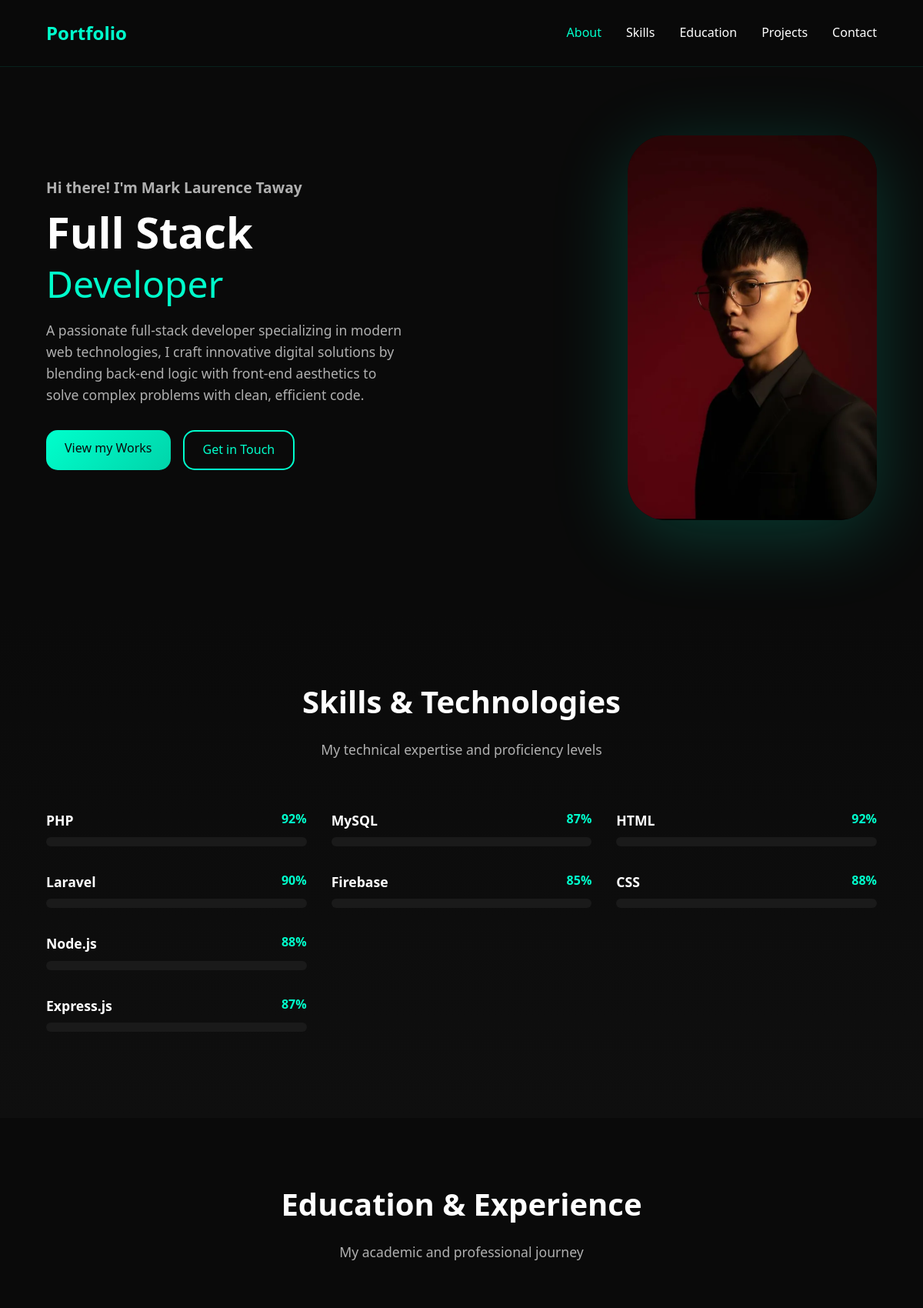
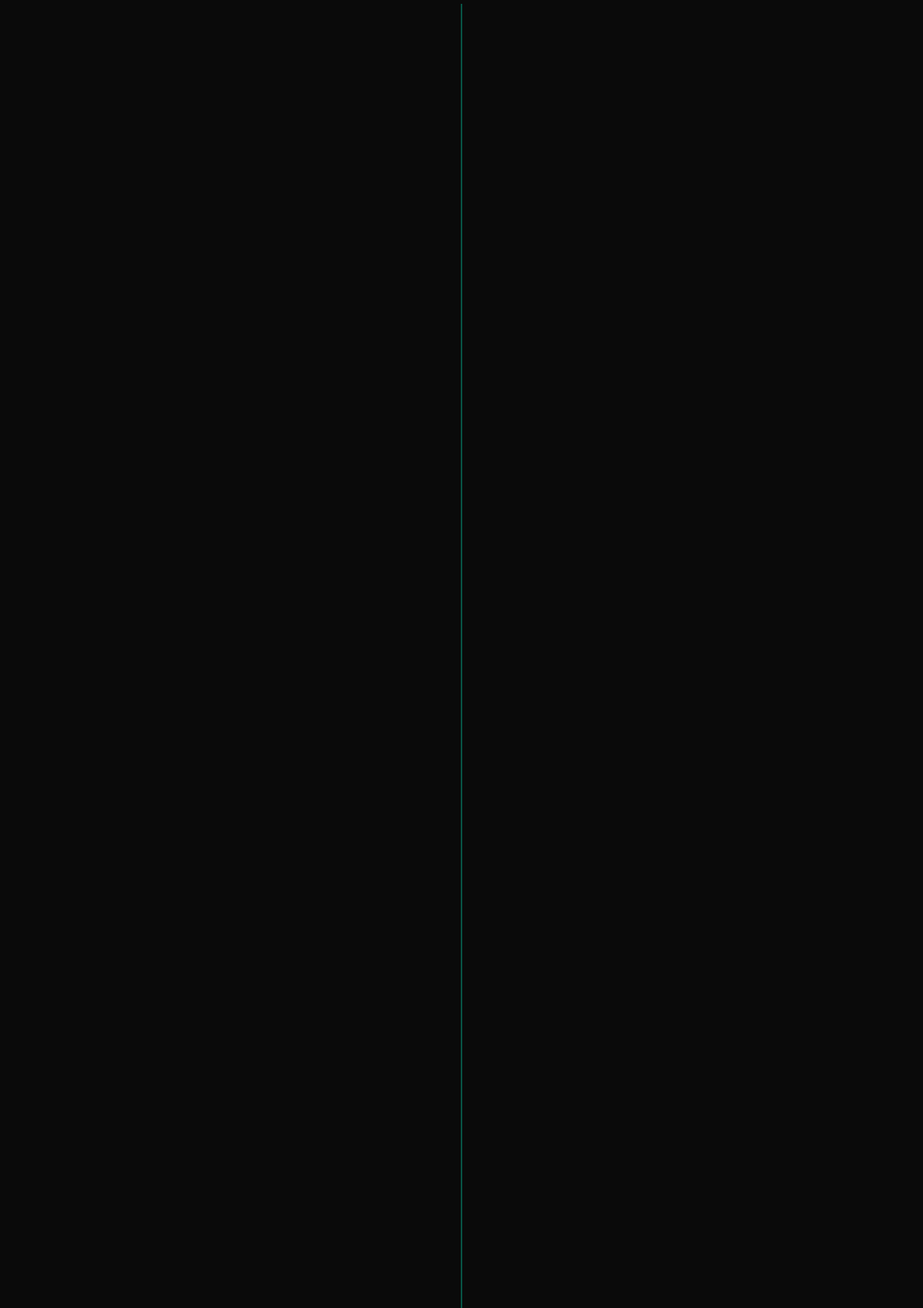
The page / (upper part) on the database its author committed (2 pictures, top to bottom).
### tables this page shows
CREATE TABLE `personal_info` (
  `id` int(11) NOT NULL,
  `full_name` varchar(100) NOT NULL,
  `email` varchar(100) NOT NULL,
  `phone` varchar(20) DEFAULT NULL,
  `address` text DEFAULT NULL,
  `bio` text DEFAULT NULL,
  `profile_image` varchar(255) DEFAULT NULL,
  `github_url` varchar(255) DEFAULT NULL,
  `linkedin_url` varchar(255) DEFAULT NULL,
  `created_at` timestamp NOT NULL DEFAULT current_timestamp(),
  `updated_at` timestamp NOT NULL DEFAULT current_timestamp() ON UPDATE current_timestamp()
);

CREATE TABLE `skills` (
  `id` int(11) NOT NULL,
  `skill_name` varchar(100) NOT NULL,
  `proficiency` int(11) NOT NULL CHECK (`proficiency` >= 1 and `proficiency` <= 100),
  `category` varchar(50) DEFAULT NULL,
  `created_at` timestamp NOT NULL DEFAULT current_timestamp(),
  `updated_at` timestamp NOT NULL DEFAULT current_timestamp() ON UPDATE current_timestamp()
);

### index.php (the view, shortened to what this page needs)
<?php
require_once 'db_connect.php';
$personal_info_query = "SELECT * FROM personal_info LIMIT 1";
$personal_info_result = $conn->query($personal_info_query);
$personal_info = $personal_info_result->fetch_assoc();
$skills_query = "SELECT * FROM skills ORDER BY category, proficiency DESC";
$skills_result = $conn->query($skills_query);
$skills_by_category = [];
while ($skill = $skills_result->fetch_assoc()) {
    $category = $skill['category'] ?: 'Other';
    if (!isset($skills_by_category[$category])) {
        $skills_by_category[$category] = [];
    }
    $skills_by_category[$category][] = $skill;
}
?>
<!DOCTYPE html>
<html lang="en">
<head>
    <link rel="stylesheet" href="style.css">
</head>
<body>
    <nav>
        <div class="container">
            <div class="logo">Portfolio</div>
            <ul class="nav-links">
                <li><a href="#about" class="active">About</a></li>
                <li><a href="#skills">Skills</a></li>
                <li><a href="#education">Education</a></li>
                <li><a href="#projects">Projects</a></li>
                <li><a href="#contact">Contact</a></li>
            </ul>
        </div>
    </nav>
    <section id="about">
        <div class="about-container">
            <div class="about-content">
                <h2>Hi there! I'm <?php echo $personal_info ? htmlspecialchars($personal_info['full_name']) : 'Mark Laurence Taway'; ?></h2>
                <h1>Full Stack  </h1>
                <div class="role">Developer</div>
                <p><?php echo $personal_info ? nl2br(htmlspecialchars($personal_info['bio'])) : 'A passionate full-stack developer specializing in modern web technologies, I craft innovative digital solutions by blending back-end logic with front-end aesthetics to solve complex problems with clean, efficient code.'; ?></p>
                <div class="cta-buttons">
                    <a href="#projects" class="btn btn-primary">View my Works</a>
                    <a href="#contact" class="btn btn-secondary">Get in Touch</a>
                </div>
            </div>
            <div class="about-image">
                <img src="<?php echo $personal_info && $personal_info['profile_image'] ? htmlspecialchars($personal_info['profile_image']) : 'pik.png'; ?>" alt="<?php echo $personal_info ? htmlspecialchars($personal_info['full_name']) : 'Profile'; ?>">
            </div>
        </div>
    </section>
    <section id="skills">
        <div class="section-header">
            <h2>Skills & Technologies</h2>
            <p>My technical expertise and proficiency levels</p>
        </div>
        <div class="skills-container">
            <?php if (!empty($skills_by_category)): ?>
                <?php foreach ($skills_by_category as $category => $skills): ?>
                    <div>
                        <?php foreach ($skills as $skill): ?>
                            <div class="skill-item">
                                <div class="skill-header">
                                    <span class="skill-name"><?php echo htmlspecialchars($skill['skill_name']); ?></span>
                                    <span class="skill-percentage"><?php echo $skill['proficiency']; ?>%</span>
                                </div>
                                <div class="skill-bar">
                                </div>
                            </div>
                        <?php endforeach; ?>
                    </div>
                <?php endforeach; ?>
            <?php endif; ?>
        </div>
    </section>
    <section id="education">
        <div class="section-header">
            <h2>Education & Experience</h2>
            <p>My academic and professional journey</p>
        </div>
        <div class="timeline">
        </div>
    </section>
</body>
</html>

### style.css (style rules this page uses)
* { margin: 0; padding: 0; box-sizing: border-box; }
:root { --primary-color: #00ffcc; --secondary-color: #00d4aa; --dark-bg: #0a0a0a; --card-bg: #1a1a1a; --text-primary: #ffffff; --text-secondary: #b0b0b0; --accent-gradient: linear-gradient(135deg, #00ffcc 0%, #00d4aa 100%); }
body { font-family: 'Segoe UI', Tahoma, Geneva, Verdana, sans-serif; background-color: var(--dark-bg); color: var(--text-primary); line-height: 1.6; overflow-x: hidden; }
nav { position: fixed; top: 0; width: 100%; background: rgba(10, 10, 10, 0.95); padding: 1.5rem 5%; z-index: 1000; border-bottom: 1px solid rgba(0, 255, 204, 0.1); }
nav .container { max-width: 1400px; margin: 0 auto; display: flex; justify-content: space-between; align-items: center; }
.logo { font-size: 1.5rem; font-weight: bold; color: var(--primary-color); }
.nav-links { display: flex; gap: 2rem; list-style: none; }
.nav-links a { color: var(--text-primary); text-decoration: none; font-weight: 500; transition: color 0.3s; }
.nav-links a:hover, .nav-links a.active { color: var(--primary-color); }
#about { min-height: 100vh; display: flex; align-items: center; padding: 120px 5% 80px; }
.about-container { max-width: 1400px; margin: 0 auto; display: grid; grid-template-columns: 1fr 1fr; gap: 4rem; align-items: center; }
.about-content h2 { font-size: 1.2rem; color: var(--text-secondary); margin-bottom: 0.5rem; }
.about-content h1 { font-size: 3.5rem; margin-bottom: 1rem; line-height: 1.2; }
.about-content .role { font-size: 3rem; margin-top: -20px; color: var(--primary-color); margin-bottom: 2rem; }
.about-content p { color: var(--text-secondary); margin-bottom: 2rem; margin-top: -25px; font-size: 1.1rem; }
.cta-buttons { display: flex; gap: 1rem; }
.btn { padding: 0.7rem 1.5rem; border: none; border-radius: 15px; font-size: 1rem; cursor: pointer; transition: all 0.8s; text-decoration: none; display: inline-block; }
.btn-primary { background: var(--accent-gradient); color: var(--dark-bg); }
.btn-secondary { background: transparent; color: var(--primary-color); border: 2px solid var(--primary-color); }
.about-image { margin-left: 250px; }
.about-image img { max-height: 500px; margin-left: -30px; margin-top: 20px; border-radius: 50px; box-shadow: 0 20px 100px rgba(0, 255, 204, 0.2); }
.about-image::before { content: ''; position: absolute; top: -20px; right: -20px; border-radius: 20px; z-index: -1; }
#skills { padding: 80px 5%; background: linear-gradient(180deg, var(--dark-bg) 0%, #0f0f0f 100%); }
.section-header { text-align: center; margin-bottom: 4rem; }
.section-header h2 { font-size: 2.5rem; margin-bottom: 1rem; }
.section-header p { color: var(--text-secondary); font-size: 1.1rem; }
.skills-container { max-width: 1200px; margin: 0 auto; display: grid; grid-template-columns: repeat(auto-fit, minmax(300px, 1fr)); gap: 2rem; }
.skill-item { margin-bottom: 2rem; }
.skill-header { display: flex; justify-content: space-between; margin-bottom: 0.5rem; }
.skill-name { font-weight: 600; font-size: 1.1rem; }
.skill-percentage { color: var(--primary-color); font-weight: 600; }
.skill-bar { width: 100%; height: 12px; background: var(--card-bg); border-radius: 10px; overflow: hidden; position: relative; }
#education { padding: 80px 5%; }
.timeline { max-width: 1000px; margin: 0 auto; position: relative; }
.timeline::before { content: ''; position: absolute; left: 50%; transform: translateX(-50%); width: 2px; height: 100%; background: var(--primary-color); opacity: 0.3; }

### rows shown on the page
personal_info: full_name "Mark Laurence Taway", bio "A passionate full-stack developer specializing in modern web technologies, I craft innovative digital solutions by blending back-end logic with front-end aesthetics to solve complex problems with clean, efficient code.", profile_image (picture)
skills: skill_name "PHP", proficiency "92"
skills: skill_name "Laravel", proficiency "90"
skills: skill_name "Node.js", proficiency "88"
skills: skill_name "Express.js", proficiency "87"
skills: skill_name "MySQL", proficiency "87"
skills: skill_name "Firebase", proficiency "85"
skills: skill_name "HTML", proficiency "92"
skills: skill_name "CSS", proficiency "88"
